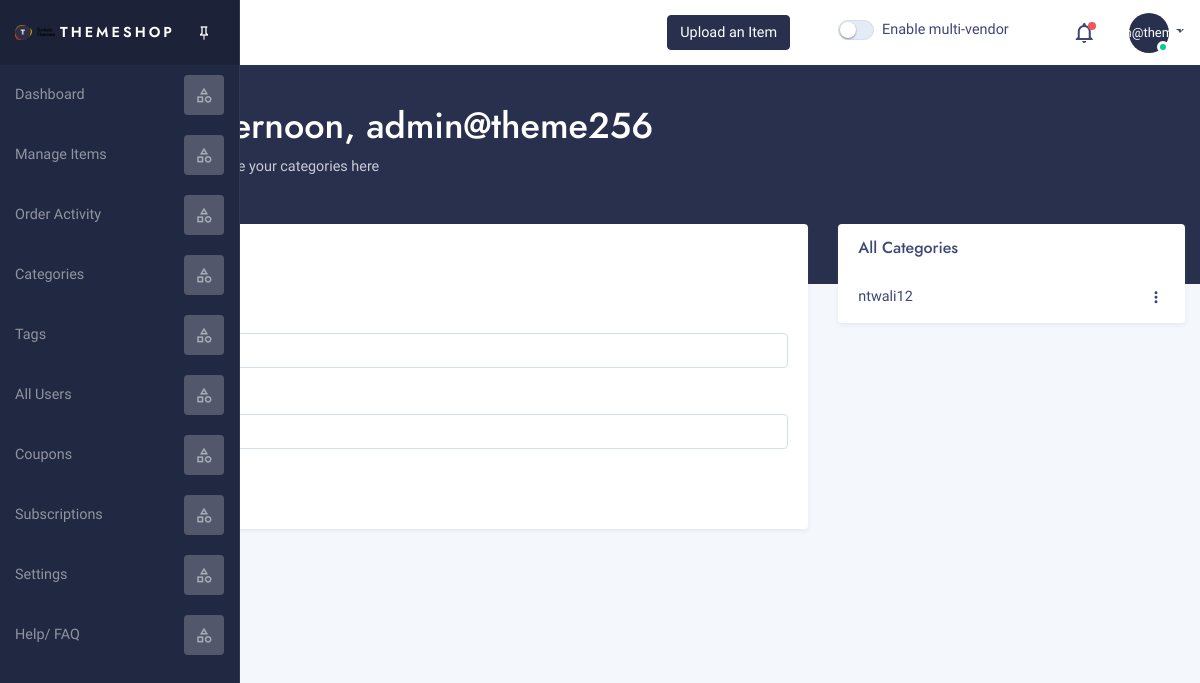
The app's page /categories/ (signed in), older data.
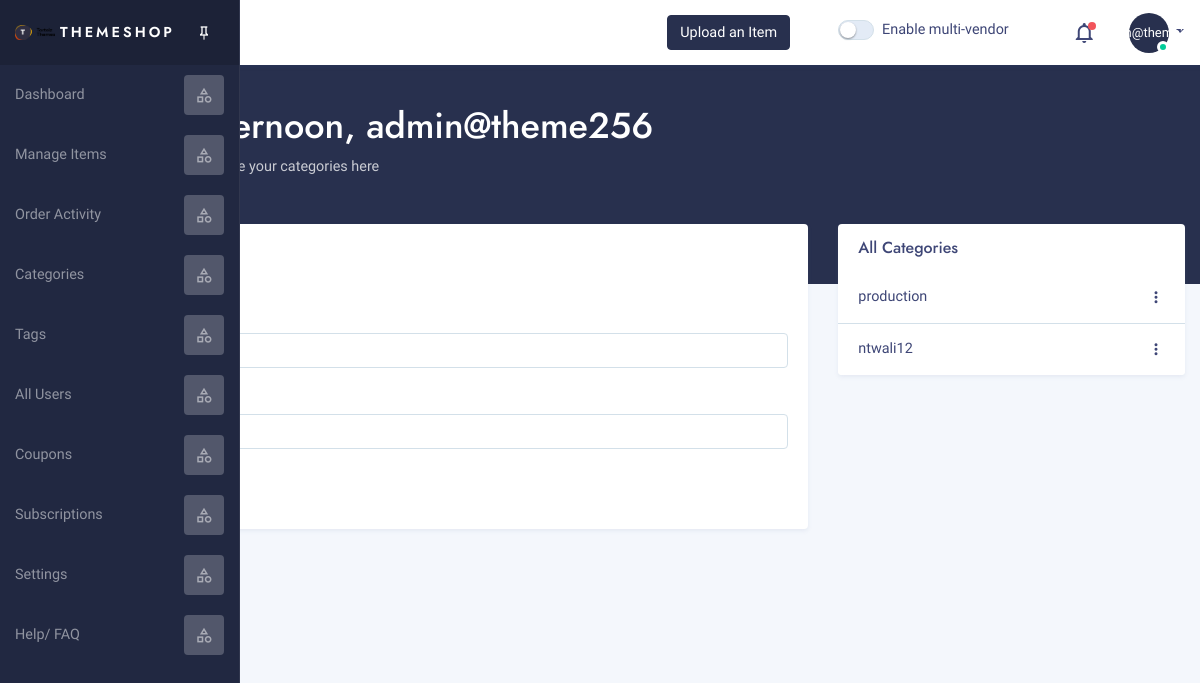
The same page, newer data.
### home/models.py (models this page shows, shortened)
class Category(models.Model):
    category_name = models.CharField(max_length=100)
    slug = models.CharField(max_length=100, default=category_name)
    dtime = models.TimeField(auto_now=True)

### home/views.py (the view)
# urls.py: path('categories/', views.categories, name='categories'),
def categories(request):
    if request.user.is_superuser:
        name = request.user.username
        all_categories = Category.objects.order_by('dtime').all()[:6]
        context = {
            'name': name,
            'all_categories': all_categories,
            'action': 'normal',
        }
        return render(request, 'category.html', context)
    else:
        return redirect('login')

### templates/category.html (shortened to what the changed rows need)
{% extends 'base.html' %}
{% load static %}
    {% block content %}
        <section class="admin-content">
                <div class=" bg-dark m-b-30 bg-stars">
                    <div class="container">
                        <div class="row">
                            <div class="col-md-8 m-auto text-white p-t-40 p-b-90">
                                <h1><span class="js-greeting"></span>, {{ name }} </h1>
                            </div>
                        </div>
                    </div>
                </div>
                <div class="container pull-up">
                    {% if action != 'edit' %}
                        <div class="row">
                            <div class="col-lg-4 m-b-30">
                                <div class="card ">
                                    <div class="list-group list-group-flush ">
                                        {% if all_categories %}
                                            {% for category in all_categories %}
                                                <div class="list-group-item d-flex  align-items-center">
                                                    <div class="">
                                                        <div>{{ category.category_name }}</div>
                                                    </div>
                                                    <div class="ml-auto">
                                                        <div class="dropdown">
                                                            <a href="#" data-toggle="dropdown" aria-haspopup="true" aria-expanded="false">
                                                                <i class="mdi  mdi-dots-vertical mdi-18px"></i> </a>
                                                        </div>
                                                    </div>
                                                </div>
                                            {% endfor %}
                                        {% endif %}
                                    </div>
                                </div>
                            </div>
                        </div>
                    {% endif %}
                </div>
            </section>
    {% endblock %}

Row changes from the older to the newer data that the page shows:
added Category: category_name "production"
